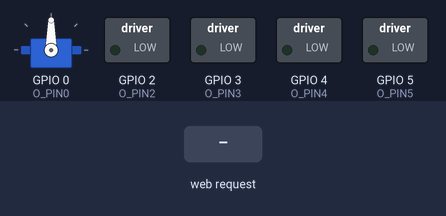
This sketch was run on a simulated ESP8266 (NodeMCU). Parts: servo, switched loads named in the sketch (green lamp = pin HIGH). The test bench sets the inputs (shaded band). WiFi joins after 1.5 s; servers stay silent unless stated; what the sketch prints to the serial monitor is not drawn.

Above: at 2.7 s.
2.8 s: HTTP request GET /4/on received
At 4.0 s:
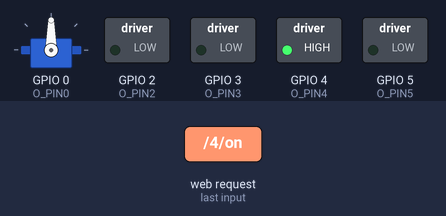
4.3 s: HTTP request GET /0/off received
At 5.1 s:
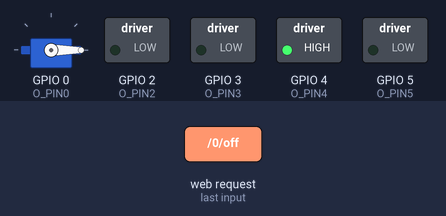
5.8 s: HTTP request GET /4/off received
At 6.3 s:
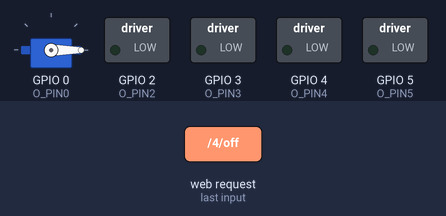
7.3 s: HTTP request GET /5/on received
At 8.5 s:
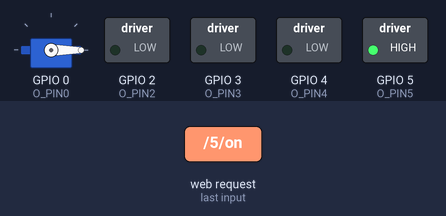
8.8 s: HTTP request GET /0/on received
At 9.8 s:
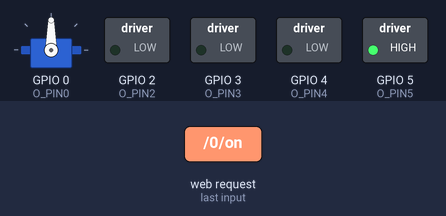
10.3 s: HTTP request GET /2/on received
At 10.9 s:
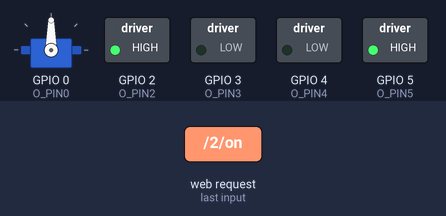
Timing chart, 0 to 12.8 s (numbered marks = the images above; inputs shaded):
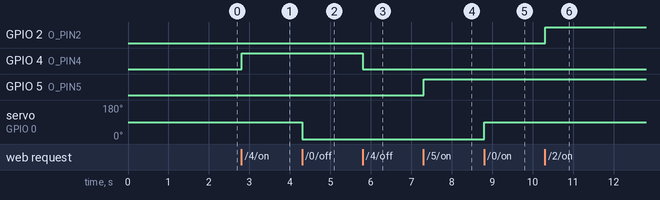

The sketch:

complete-iot.ino
```cpp
#include <ESP8266WiFi.h>
#include<Servo.h>
// Replace with your network credentials
const char* ssid     = "YourSSID";
const char* password = "********";

WiFiServer server(80);
String header;

// Auxiliar variables to store the current output state
Servo Smotor;
String pin0 = "off";
String pin2 = "off";
String pin3 = "off";
String pin4 = "off";
String pin5 = "off";

// Assign output variables to GPIO pins
#define O_PIN0 0
#define O_PIN2 2
#define O_PIN3 3
#define O_PIN4 4
#define O_PIN5 5

unsigned long currentTime = millis();
unsigned long previousTime = 0;
const long timeoutTime = 2000;

void setup() {
  Serial.begin(115200);
  // Initialize the output variables as outputs
  pinMode(O_PIN2, OUTPUT);
  pinMode(O_PIN4, OUTPUT);
  pinMode(O_PIN5, OUTPUT);
  pinMode(O_PIN0, OUTPUT);
  pinMode(O_PIN3, OUTPUT);
  // Set outputs to LOW
  digitalWrite(O_PIN0, LOW);
  digitalWrite(O_PIN2, LOW);
  digitalWrite(O_PIN4, LOW);
  digitalWrite(O_PIN5, LOW);
  digitalWrite(O_PIN3, LOW);
  Smotor.attach(O_PIN0);

  // For Establishing Connection With WIFI Module
  Serial.print("Connecting to ");
  Serial.println(ssid);
  WiFi.begin(ssid, password);
  while (WiFi.status() != WL_CONNECTED) {
    delay(500);
    Serial.print(".");
  }
  Serial.println("");
  Serial.println("WiFi connected.");
  Serial.println("IP address: ");
  Serial.println(WiFi.localIP());
  server.begin();
}


void loop(){
  WiFiClient client = server.available();

  if (client) {                             // If a new client connects,
    Serial.println("New Client.");          // print a message out in the serial port
    String currentLine = "";
    currentTime = millis();
    previousTime = currentTime;
    while (client.connected() && currentTime - previousTime <= timeoutTime) { // loop while the client's connected
      currentTime = millis();
      if (client.available()) {
        char c = client.read();
        Serial.write(c);
        header += c;
        if (c == '\n') {
          if (currentLine.length() == 0) {
            client.println("HTTP/1.1 200 OK");
            client.println("Content-type:text/html");
            client.println("Connection: close");
            client.println();


            if (header.indexOf("GET /4/on") >= 0) {
              Serial.println("PIN4 on");
              pin4 = "on";
              digitalWrite(O_PIN4, HIGH);
            } else if (header.indexOf("GET /4/off") >= 0) {
              Serial.println("PIN4 off");
              pin4 = "off";
              digitalWrite(O_PIN4, LOW);
            } else if (header.indexOf("GET /5/on") >= 0) {
              Serial.println("PIN5 on");
              pin5 = "on";
              digitalWrite(O_PIN5, HIGH);
            } else if (header.indexOf("GET /5/off") >= 0) {
              Serial.println("PIN5 off");
              pin5 = "off";
              digitalWrite(O_PIN5, LOW);
            } else if (header.indexOf("GET /0/on") >= 0) {
              Serial.println("PIN0 on");
              pin0 = "on";
              Smotor.write(90);
              //digitalWrite(O_PIN0, HIGH);
            } else if (header.indexOf("GET /0/off") >= 0) {
              Serial.println("PIN0 off");
              pin0 = "off";
              Smotor.write(0);
              //digitalWrite(O_PIN0, LOW);
            } else if (header.indexOf("GET /2/on") >= 0) {
              Serial.println("PIN2 on");
              pin2 = "on";
              digitalWrite(O_PIN2, HIGH);
            } else if (header.indexOf("GET /2/off") >= 0) {
              Serial.println("PIN2 off");
              pin2 = "off";
              digitalWrite(O_PIN2, LOW);
            } else if (header.indexOf("GET /3/on") >= 0) {
              Serial.println("PIN3 on");
              pin3 = "on";
              digitalWrite(O_PIN3,HIGH);
            } else if (header.indexOf("GET /3/off") >= 0) {
              Serial.println("PIN3 off");
              pin3 = "off";
              digitalWrite(O_PIN3, LOW);
            }

            // Display the HTML web page
            client.println("<!DOCTYPE html><html>");
            client.println("<head><meta name=\"viewport\" content=\"width=device-width, initial-scale=1\">");
            client.println("<link rel=\"icon\" href=\"data:,\">");
            client.println("<style>html { font-family: Helvetica; display: inline-block; margin: 0px auto; text-align: center;}");
            client.println(".button { background-color: light red; border: none; color: gray; padding: 16px 40px;");
            client.println("text-decoration: none; font-size: 30px; margin: 2px; cursor: pointer;}");
            client.println(".button2 {background-color: light red;}</style></head>");

            // Web Page Heading
            client.println("<body><h1>SmartHomeAutomation</h1>");


            //Display States of Pins Start Here
            client.println("<p>PIN2</p>");
            if (pin2=="off") {
              client.println("<p><a href=\"/2/on\"><button class=\"button\">OFF</button></a></p>");
            } else {
              client.println("<p><a href=\"/2/off\"><button class=\"button button2\">ON</button></a></p>");
            }
            client.println("<p>PIN4</p>");
            if (pin4=="off") {
              client.println("<p><a href=\"/4/on\"><button class=\"button\">OFF</button></a></p>");
            } else {
              client.println("<p><a href=\"/4/off\"><button class=\"button button2\">ON</button></a></p>");
            }
            client.println("<p>PIN5</p>");
            if (pin5=="off") {
              client.println("<p><a href=\"/5/on\"><button class=\"button\">OFF</button></a></p>");
            } else {
              client.println("<p><a href=\"/5/off\"><button class=\"button button2\">ON</button></a></p>");
            }
            client.println("<p>PIN0</p>");
            if (pin0=="off") {
              client.println("<p><a href=\"/0/on\"><button class=\"button\">OFF</button></a></p>");
            } else {
              client.println("<p><a href=\"/0/off\"><button class=\"button button2\">ON</button></a></p>");
            }
            client.println("<p>PIN3</p>");
            // If the output4State is off, it displays the ON button
            if (pin3=="off") {
              client.println("<p><a href=\"/3/on\"><button class=\"button\">OFF</button></a></p>");
            } else {
              client.println("<p><a href=\"/3/off\"><button class=\"button button2\">ON</button></a></p>");
            }
            client.println("</body></html>");

            client.println();
            // While Loop Breaks Here
            break;
          } else {
            currentLine = "";
          }
        } else if (c != '\r') {
          currentLine += c;
        }
      }
    }
    header = "";
    client.stop();
    Serial.println("Client disconnected.");
    Serial.println("");
  }
}
```

Measured:
- after the input at 2.8 s, GPIO 4 (O_PIN4): LOW → HIGH at once
- after the input at 4.3 s, servo on GPIO 0 (O_PIN0): 90° → 0° at once
- after the input at 5.8 s, GPIO 4 (O_PIN4): HIGH → LOW at once
- after the input at 7.3 s, GPIO 5 (O_PIN5): LOW → HIGH at once
- after the input at 8.8 s, servo on GPIO 0 (O_PIN0): 0° → 90° at once
- after the input at 10.3 s, GPIO 2 (O_PIN2): LOW → HIGH at once
